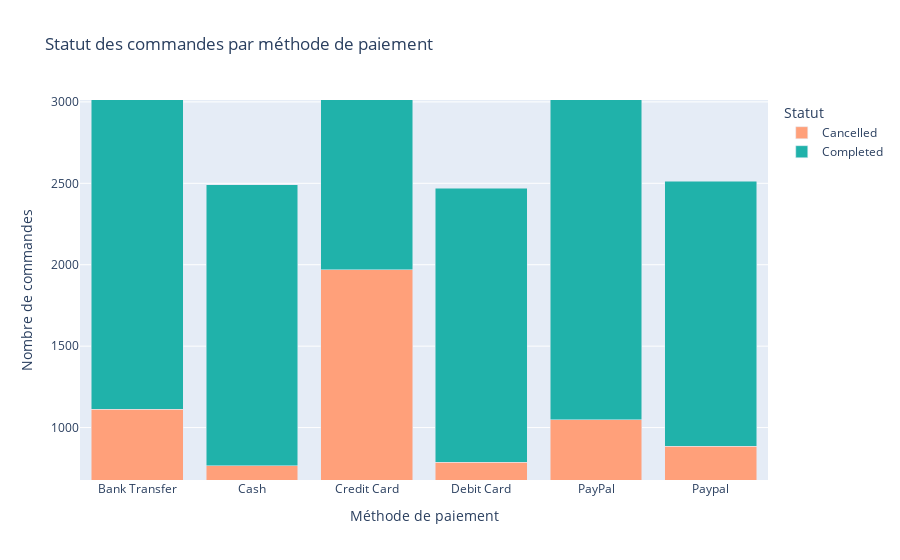

The cell this chart's notebook holds for it:
### Code cell
# Graphique 3 : Statut des commandes par méthode de paiement avec Plotly
fig_order_status_payment = px.bar(order_status_payment.reset_index(), x='Payment Method',
                                  y=['Cancelled', 'Completed'],
                                  title="Statut des commandes par méthode de paiement",
                                  labels={'value': 'Nombre de commandes', 'variable': 'Statut'},
                                  color_discrete_sequence=['#FFA07A', '#20B2AA'])
fig_order_status_payment.update_layout(xaxis_title="Méthode de paiement", yaxis_title="Nombre de commandes", barmode='stack')
fig_order_status_payment.show()

### Figure 1 — Plotly figure (JSON) as saved in the notebook; plotly's stock layout.template omitted (floating-point values rounded to 4 significant figures)
{"data": [{"alignmentgroup": "True", "hovertemplate": "Statut=Cancelled<br>Payment Method=%{x}<br>Nombre de commandes=%{y}<extra></extra>", "legendgroup": "Cancelled", "marker": {"color": "#FFA07A", "pattern": {"shape": ""}}, "name": "Cancelled", "offsetgroup": "Cancelled", "orientation": "v", "showlegend": true, "textposition": "auto", "type": "bar", "x": ["Bank Transfer", "Cash", "Credit Card", "Debit Card", "PayPal", "Paypal"], "xaxis": "x", "y": [1112, 765, 1969, 787, 1049, 886], "yaxis": "y"}, {"alignmentgroup": "True", "hovertemplate": "Statut=Completed<br>Payment Method=%{x}<br>Nombre de commandes=%{y}<extra></extra>", "legendgroup": "Completed", "marker": {"color": "#20B2AA", "pattern": {"shape": ""}}, "name": "Completed", "offsetgroup": "Completed", "orientation": "v", "showlegend": true, "textposition": "auto", "type": "bar", "x": ["Bank Transfer", "Cash", "Credit Card", "Debit Card", "PayPal", "Paypal"], "xaxis": "x", "y": [2259, 1727, 3899, 1684, 2235, 1628], "yaxis": "y"}], "layout": {"autosize": true, "barmode": "stack", "legend": {"title": {"text": "Statut"}, "tracegroupgap": 0}, "title": {"text": "Statut des commandes par méthode de paiement"}, "xaxis": {"anchor": "y", "autorange": true, "domain": [0, 1], "range": [-0.5, 5.5], "title": {"text": "Méthode de paiement"}, "type": "category"}, "yaxis": {"anchor": "x", "autorange": false, "domain": [0, 1], "range": [678.1, 3012.0], "title": {"text": "Nombre de commandes"}, "type": "linear"}}}
